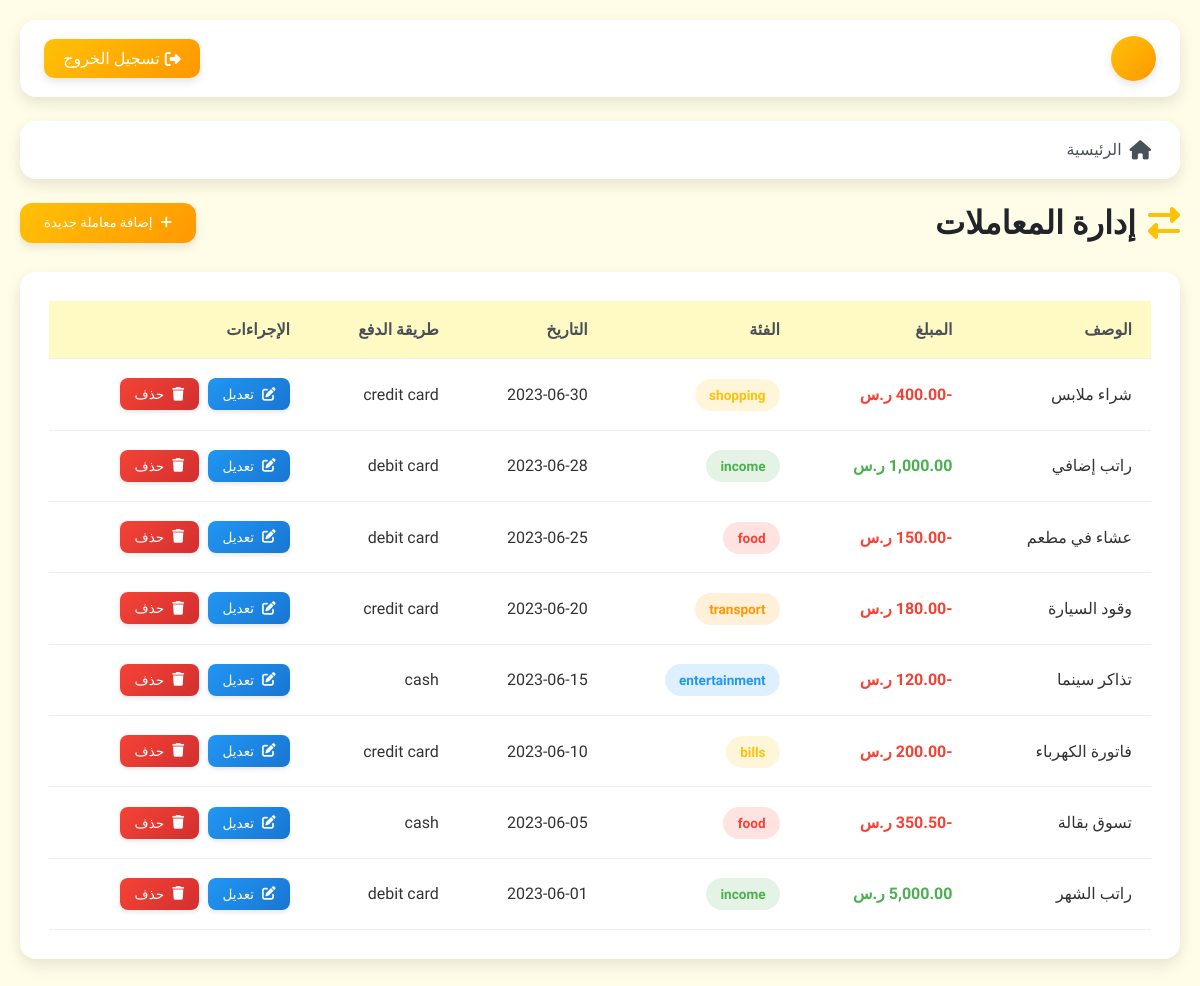
The page /transactions.php (signed in) on the database its author committed.
### tables this page shows
CREATE TABLE IF NOT EXISTS transactions (
    id INT AUTO_INCREMENT PRIMARY KEY, 
     
    
    description VARCHAR(255) NOT NULL, 
     
    
    amount DECIMAL(10,2) NOT NULL, 
     
    
    category ENUM('food', 'transport', 'entertainment', 'income', 'bills', 'shopping', 'health', 'other') DEFAULT 'other', 
     
    
    date DATE NOT NULL, 
     
    
    payment_method ENUM('cash', 'credit card', 'debit card', 'digital wallet') DEFAULT 'cash', 
     
    
    created_at TIMESTAMP DEFAULT CURRENT_TIMESTAMP, 
     
    
    updated_at TIMESTAMP DEFAULT CURRENT_TIMESTAMP ON UPDATE CURRENT_TIMESTAMP 
     
);

### transactions.php (the view, shortened to what this page needs)
<?php
include "config.php";
$sql = "SELECT * FROM transactions ORDER BY date DESC, created_at DESC";
$result = mysqli_query($conn, $sql);
$transactions = mysqli_fetch_all($result, MYSQLI_ASSOC);
?>
<!DOCTYPE html>
<html lang="ar" dir="rtl">
<head>
    <link rel="stylesheet" href="https://cdnjs.cloudflare.com/ajax/libs/font-awesome/6.4.0/css/all.min.css">
</head>
<body>
    <div class="container">
        <div class="topbar">
            <div class="user-info">
                <div class="avatar"><?php echo substr($_SESSION["username"], 0, 1); ?></div>
            </div>
            <a href="logout.php" class="logout-btn"><i class="fas fa-sign-out-alt"></i> تسجيل الخروج</a>
        </div>
        <div class="nav">
            <a href="index.php"><i class="fas fa-home"></i> الرئيسية</a>
            <a href="transactions.php" class="active"><i class="fas fa-exchange-alt"></i> المعاملات</a>
        </div>
        <div class="page-header">
            <h1 class="page-title"><i class="fas fa-exchange-alt"></i> إدارة المعاملات</h1>
            <button onclick="showAddForm()" class="btn btn-primary"><i class="fas fa-plus"></i> إضافة معاملة جديدة</button>
        </div>
        <div class="table-container">
            <table>
                <thead>
                    <tr>
                        <th>الوصف</th>
                        <th>المبلغ</th>
                        <th>الفئة</th>
                        <th>التاريخ</th>
                        <th>طريقة الدفع</th>
                        <th>الإجراءات</th>
                    </tr>
                </thead>
                <tbody>
                    <?php if(count($transactions) > 0): ?>
                        <?php foreach($transactions as $transaction): ?>
                            <tr>
                                <td><?php echo $transaction['description']; ?></td>
                                <td class="<?php echo $transaction['amount'] >= 0 ? 'income' : 'expense'; ?>">
                                    <?php echo number_format($transaction['amount'], 2); ?> ر.س
                                </td>
                                <td>
                                    <?php
                                    $category = $transaction['category'];
                                    $badge_class = '';
                                    if($category == 'income') $badge_class = 'badge-success';
                                    elseif($category == 'food') $badge_class = 'badge-danger';
                                    elseif($category == 'transport') $badge_class = 'badge-warning';
                                    elseif($category == 'entertainment') $badge_class = 'badge-info';
                                    else $badge_class = 'badge-primary';
                                    ?>
                                    <span class="badge <?php echo $badge_class; ?>"><?php echo $category; ?></span>
                                </td>
                                <td><?php echo $transaction['date']; ?></td>
                                <td><?php echo $transaction['payment_method']; ?></td>
                                <td>
                                    <div class="action-buttons">
                                        <a href="edit_transaction.php?id=<?php echo $transaction['id']; ?>" class="btn btn-info btn-sm"><i class="fas fa-edit"></i> تعديل</a>
                                        <a href="transactions.php?delete_id=<?php echo $transaction['id']; ?>" class="btn btn-danger btn-sm" onclick="return confirm('هل أنت متأكد من حذف هذه المعاملة؟')"><i class="fas fa-trash"></i> حذف</a>
                                    </div>
                                </td>
                            </tr>
                        <?php endforeach; ?>
                    <?php else: ?>
                        <tr>
                            <td colspan="6" style="text-align: center; padding: 2rem;">لا توجد معاملات مضافة حتى الآن</td>
                        </tr>
                    <?php endif; ?>
                </tbody>
            </table>
        </div>
    </div>
</body>
</html>

### transactions.php (style rules this page uses)
:root { --primary: #FFC107; --primary-dark: #FFA000; --secondary: #FF9800; --success: #4CAF50; --danger: #F44336; --info: #2196F3; --warning: #FF5722; --light: #FFF8E1; --dark: #212529; --background: #FFFDE7; --card-shadow: 0 6px 15px rgba(0, 0, 0, 0.1); }
* { margin: 0; padding: 0; box-sizing: border-box; font-family: 'Tajawal', sans-serif; }
body { background-color: var(--background); color: #333; min-height: 100vh; }
.container { max-width: 1200px; margin: 0 auto; padding: 20px; }
.topbar { background-color: white; border-radius: 16px; padding: 1rem 1.5rem; margin-bottom: 1.5rem; display: flex; justify-content: space-between; align-items: center; box-shadow: var(--card-shadow); }
.user-info { display: flex; align-items: center; }
.user-info .avatar { width: 45px; height: 45px; background: linear-gradient(135deg, var(--primary), var(--secondary)); border-radius: 50%; display: flex; align-items: center; justify-content: center; color: white; margin-left: 10px; font-weight: bold; box-shadow: 0 4px 8px rgba(0,0,0,0.1); }
.logout-btn { background: linear-gradient(135deg, var(--primary), var(--secondary)); color: white; padding: 0.6rem 1.2rem; border-radius: 10px; text-decoration: none; display: flex; align-items: center; transition: all 0.3s; box-shadow: 0 4px 8px rgba(0,0,0,0.1); }
.logout-btn i { margin-left: 5px; }
.nav { display: flex; background: white; border-radius: 16px; margin-bottom: 1.5rem; box-shadow: var(--card-shadow); overflow: hidden; }
.nav a { padding: 1.2rem 1.8rem; text-decoration: none; color: #495057; font-weight: 500; transition: all 0.3s; display: flex; align-items: center; position: relative; overflow: hidden; }
.nav a:before { content: ''; position: absolute; top: 0; left: 0; width: 100%; height: 100%; background: linear-gradient(135deg, var(--primary), var(--secondary)); z-index: -1; transform: translateY(100%); transition: transform 0.3s ease; }
.nav a:hover:before, .nav a.active:before { transform: translateY(0); }
.nav a:hover, .nav a.active { color: white; }
.nav a i { margin-left: 8px; font-size: 1.2rem; }
.page-header { display: flex; justify-content: space-between; align-items: center; margin-bottom: 1.8rem; }
.page-title { font-size: 2rem; color: var(--dark); display: flex; align-items: center; }
.page-title i { margin-left: 12px; color: var(--primary); }
.btn { padding: 0.8rem 1.5rem; border-radius: 12px; text-decoration: none; display: inline-flex; align-items: center; transition: all 0.3s; font-weight: 500; border: none; cursor: pointer; box-shadow: 0 4px 8px rgba(0,0,0,0.1); }
.btn-primary { background: linear-gradient(135deg, var(--primary), var(--secondary)); color: white; }
.btn i { margin-left: 8px; }
.table-container { background-color: white; border-radius: 16px; padding: 1.8rem; box-shadow: var(--card-shadow); margin-bottom: 1.8rem; overflow-x: auto; }
table { width: 100%; border-collapse: collapse; }
th, td { padding: 1.2rem; text-align: right; border-bottom: 1px solid #eee; }
th { font-weight: 600; color: #495057; background-color: #FFF9C4; }
.badge { padding: 0.5rem 0.9rem; border-radius: 50rem; font-size: 0.85rem; font-weight: 700; }
.badge-success { background-color: rgba(76, 175, 80, 0.15); color: #4CAF50; }
.badge-danger { background-color: rgba(244, 67, 54, 0.15); color: #F44336; }
.badge-warning { background-color: rgba(255, 152, 0, 0.15); color: #FF9800; }
.badge-info { background-color: rgba(33, 150, 243, 0.15); color: #2196F3; }
.badge-primary { background-color: rgba(255, 193, 7, 0.15); color: #FFC107; }
.income { color: #4CAF50; font-weight: 600; }
.expense { color: #F44336; font-weight: 600; }
.action-buttons { display: flex; gap: 0.6rem; }
.btn-sm { padding: 0.5rem 0.9rem; font-size: 0.85rem; border-radius: 8px; box-shadow: 0 2px 5px rgba(0,0,0,0.1); }
.btn-info { background: linear-gradient(135deg, var(--info), #1976D2); color: white; }
.btn-danger { background: linear-gradient(135deg, var(--danger), #D32F2F); color: white; }

### rows shown on the page
transactions: description "شراء ملابس", amount "-400.00", category "shopping", date "2023-06-30", payment_method "credit card"
transactions: description "راتب إضافي", amount "1,000.00", category "income", date "2023-06-28", payment_method "debit card"
transactions: description "عشاء في مطعم", amount "-150.00", category "food", date "2023-06-25", payment_method "debit card"
transactions: description "وقود السيارة", amount "-180.00", category "transport", date "2023-06-20", payment_method "credit card"
transactions: description "تذاكر سينما", amount "-120.00", category "entertainment", date "2023-06-15", payment_method "cash"
transactions: description "فاتورة الكهرباء", amount "-200.00", category "bills", date "2023-06-10", payment_method "credit card"
transactions: description "تسوق بقالة", amount "-350.50", category "food", date "2023-06-05", payment_method "cash"
transactions: description "راتب الشهر", amount "5,000.00", category "income", date "2023-06-01", payment_method "debit card"
